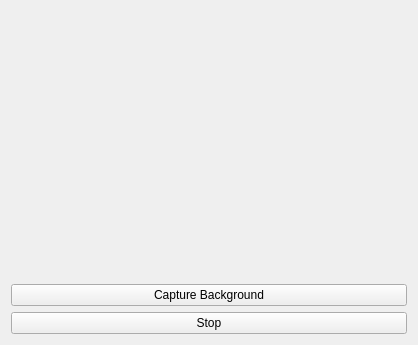
<?xml version="1.0" encoding="UTF-8"?>
<ui version="4.0">
 <class>MainWindow</class>
 <widget class="QMainWindow" name="MainWindow">
  <property name="geometry">
   <rect>
    <x>0</x>
    <y>0</y>
    <width>418</width>
    <height>345</height>
   </rect>
  </property>
  <property name="windowTitle">
   <string>MainWindow</string>
  </property>
  <widget class="QWidget" name="centralWidget">
   <layout class="QVBoxLayout" name="verticalLayout_2">
    <item>
     <widget class="QLabel" name="imageLabel">
      <property name="text">
       <string/>
      </property>
     </widget>
    </item>
    <item>
     <widget class="QPushButton" name="captureButton">
      <property name="text">
       <string>Capture Background</string>
      </property>
     </widget>
    </item>
    <item>
     <widget class="QPushButton" name="stopButton">
      <property name="text">
       <string>Stop</string>
      </property>
     </widget>
    </item>
   </layout>
  </widget>
 </widget>
 <layoutdefault spacing="6" margin="11"/>
 <resources/>
 <connections/>
</ui>
